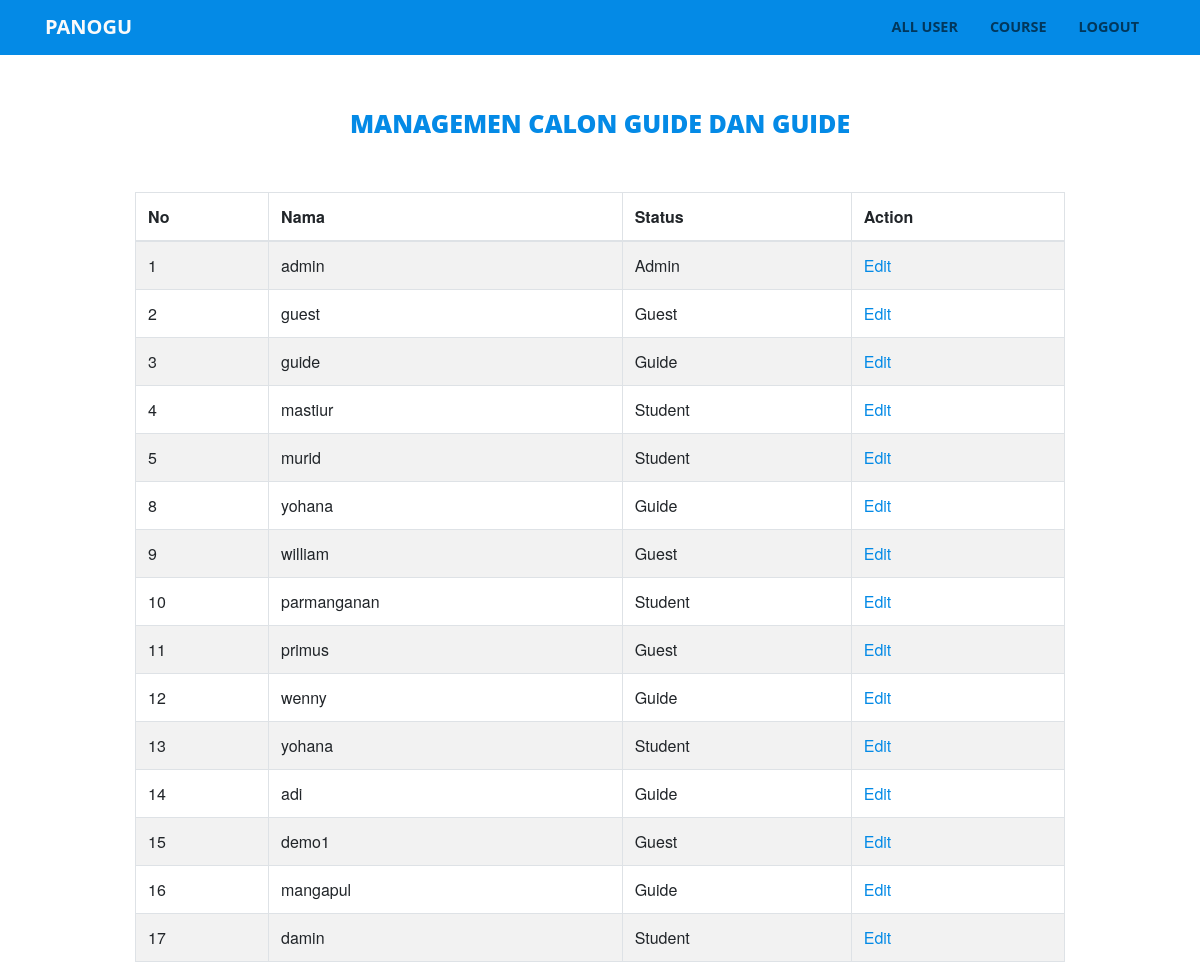
The page /admin/kelola_calon_guide.php on the database its author committed.
### tables this page shows
CREATE TABLE `user` (
  `id_user` int(11) NOT NULL,
  `id_guide` int(11) NOT NULL,
  `email` varchar(100) DEFAULT NULL,
  `username` varchar(45) DEFAULT NULL,
  `fullname` varchar(200) NOT NULL,
  `gender` varchar(20) NOT NULL,
  `password` varchar(45) DEFAULT NULL,
  `foto` varchar(200) NOT NULL,
  `role` int(11) DEFAULT NULL
);

### admin/kelola_calon_guide.php (the view, shortened to what this page needs)
<?php
   include("header.php");
   include("../process/login/config.php");
   $result = mysqli_query($mysqli, "SELECT * FROM user ORDER BY id_user ASC");
?>
  <div style="height:50px;"></div>
  <div class="well" style="margin:auto; padding:auto; width:80%;">
  <div class="container">
      <div class="row">
        <div class="col-md-12">
          <div class="about">
            <div class="panel panel-heading">
  <span class="title"><center><strong>Managemen Calon Guide dan Guide</strong></center></span>
    <div style="height:50px;"></div>
    <table class="table table-striped table-bordered table-hover">
      <thead>
         <th>No</th>  <th>Nama</th> <th>Status</th> <th>Action</th>
      </thead>
      <tbody>
      <?php
          while($user_data = mysqli_fetch_array($result)) {
            echo "<tr>";
            echo "<td>".$user_data['id_user']."</td>";
            echo "<td>".$user_data['username']."</td>";
            if($user_data['role'] == 1){
              echo "<td>Admin</td>";
            }
            if ($user_data['role'] == 2) {
              echo "<td>Guest</td>";
            }
            if ($user_data['role'] == 3) {
              echo "<td>Guide</td>";
            }
            if ($user_data['role'] == 4) {
              echo "<td>Student</td>";
            }
            echo "<td><a href='edit.php?id_user=$user_data[id_user]'>Edit</a></td></tr>";
              ?>
          <?php
        }
      ?>
      </tbody>
    </table>
  </div>
</div>
</body>
</html>

### css/creative.css (style rules this page uses)
body, html { width: 100%; height: 100%; }
body { font-family: 'Merriweather', 'Helvetica Neue', Arial, sans-serif; }
a { color: #048AE6; -webkit-transition: all 0.2s; -moz-transition: all 0.2s; transition: all 0.2s; }
.title { font-size: 25px; font-weight: 700; text-transform: uppercase; color: #048AE6; font-family: 'Open Sans', 'Helvetica Neue', Arial, sans-serif; }

### rows shown on the page
user: id_user "1", username "admin", role "Admin"
user: id_user "2", username "guest", role "Guest"
user: id_user "3", username "guide", role "Guide"
user: id_user "4", username "mastiur", role "Student"
user: id_user "5", username "murid", role "Student"
user: id_user "8", username "yohana", role "Guide"
user: id_user "9", username "william", role "Guest"
user: id_user "10", username "parmanganan", role "Student"
user: id_user "11", username "primus", role "Guest"
user: id_user "12", username "wenny", role "Guide"
user: id_user "13", username "yohana", role "Student"
user: id_user "14", username "adi", role "Guide"
user: id_user "15", username "demo1", role "Guest"
user: id_user "16", username "mangapul", role "Guide"
user: id_user "17", username "damin", role "Student"
